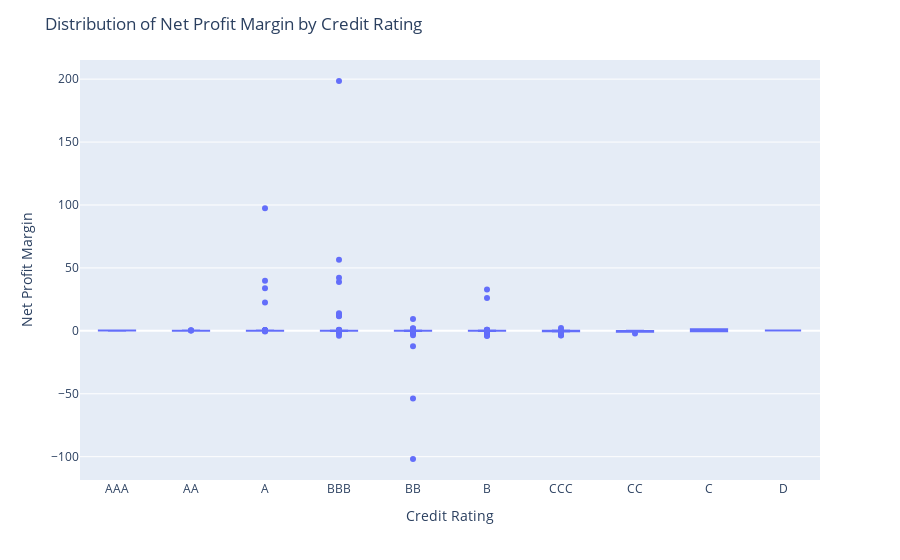

Notebook cell for this chart:
### Markdown cell above
A distribuição dos dados aponta para a presença signifcante de outliers. No mundo real, acredito que o dataset se beneficiaria de uma analise especializada
para definir se os outliers são erros de entrada ou dgtação ou se realmente represtam valores reais.

Uma forma de avaliar visualmente seria plotar cada feature a ser analisada separada por Rating:

### Code cell
import plotly.express as px

rating_order = [
    "AAA", "AA", "A",
    "BBB", "BB", "B",
    "CCC", "CC", "C", "D"
]

fig = px.box(
    df_credit,
    x="Rating",
    y="netProfitMargin",
    category_orders={"Rating": rating_order}
)

fig.update_layout(
    title="Distribution of Net Profit Margin by Credit Rating",
    xaxis_title="Credit Rating",
    yaxis_title="Net Profit Margin"
)

fig.show()

### Figure 1 — Plotly figure (JSON) as saved in the notebook; plotly's stock layout.template omitted (floating-point values rounded to 4 significant figures; data arrays with more than 128 entries replaced by an {"elided": "..."} marker saying what was removed)
{"data": [{"alignmentgroup": "True", "hovertemplate": "Rating=%{x}<br>netProfitMargin=%{y}<extra></extra>", "legendgroup": "", "marker": {"color": "#636efa"}, "name": "", "notched": false, "offsetgroup": "", "orientation": "v", "showlegend": false, "type": "box", "x": {"elided": "2029 str values"}, "x0": " ", "xaxis": "x", "y": {"elided": "2029 float values"}, "y0": " ", "yaxis": "y"}], "layout": {"boxmode": "group", "legend": {"tracegroupgap": 0}, "margin": {"t": 60}, "title": {"text": "Distribution of Net Profit Margin by Credit Rating"}, "xaxis": {"anchor": "y", "categoryarray": ["AAA", "AA", "A", "BBB", "BB", "B", "CCC", "CC", "C", "D"], "categoryorder": "array", "domain": [0, 1], "title": {"text": "Credit Rating"}}, "yaxis": {"anchor": "x", "domain": [0, 1], "title": {"text": "Net Profit Margin"}}}}
